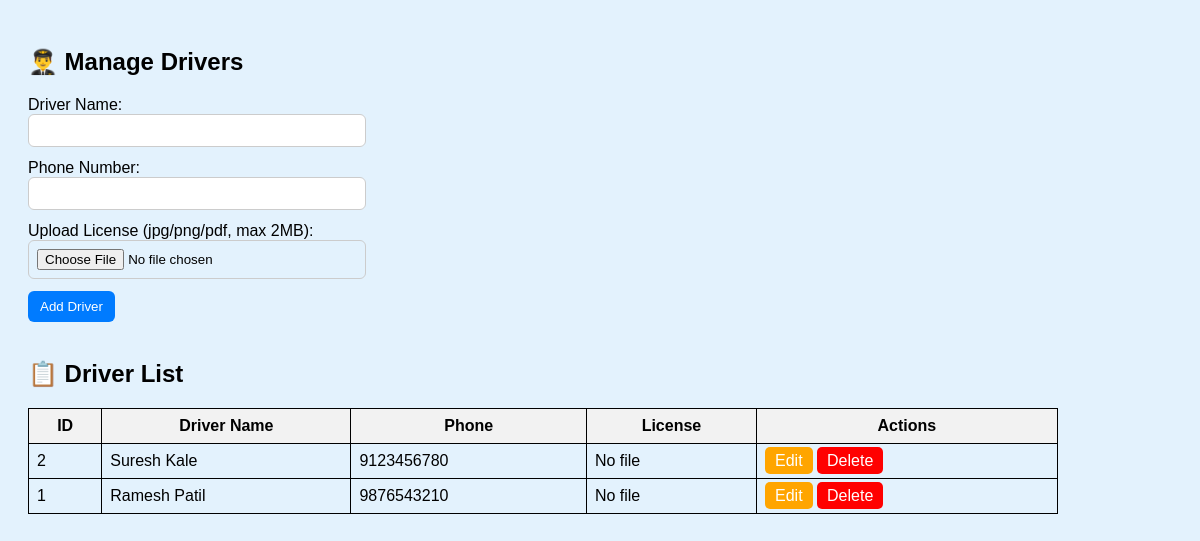
The page /admin/manage_drivers.php on the database its author committed.
### tables this page shows
CREATE TABLE drivers (
    driver_id INT AUTO_INCREMENT PRIMARY KEY,
    name VARCHAR(100),
    phone VARCHAR(15),
    license_number VARCHAR(50)
);

### admin/manage_drivers.php (the view, shortened to what this page needs)
<?php
include '../db_connect.php';
$drivers = $conn->query("SELECT * FROM drivers ORDER BY driver_id DESC")->fetchAll(PDO::FETCH_ASSOC);
$edit_driver = null;
?>
<!DOCTYPE html>
<html>
<head>
</head>
<body>
    <h2>👨‍✈️ Manage Drivers</h2>
    <form method="POST" enctype="multipart/form-data">
        <div class="form-row">
            <label>Driver Name:</label><br>
            <input type="text" name="name" value="<?= htmlspecialchars($edit_driver['name'] ?? '') ?>" required>
        </div>
        <div class="form-row">
            <label>Phone Number:</label><br>
            <input type="text" name="phone" value="<?= htmlspecialchars($edit_driver['phone'] ?? '') ?>" required>
        </div>
        <div class="form-row">
            <label>Upload License (jpg/png/pdf, max 2MB):</label><br>
            <input type="file" name="license">
        </div>
        <button type="submit"><?= isset($edit_driver) ? "Update Driver" : "Add Driver" ?></button>
    </form>
    <br>
    <h2>📋 Driver List</h2>
    <?php if (!empty($drivers)) { ?>
        <table>
            <tr>
                <th>ID</th>
                <th>Driver Name</th>
                <th>Phone</th>
                <th>License</th>
                <th>Actions</th>
            </tr>
            <?php foreach ($drivers as $driver): ?>
            <tr>
                <td><?= htmlspecialchars($driver['driver_id']) ?></td>
                <td><?= htmlspecialchars($driver['name']) ?></td>
                <td><?= htmlspecialchars($driver['phone'] ?? '') ?></td>
                <td>
                    <?php if (!empty($driver['license_file'])): ?>
                        <a href="<?= htmlspecialchars('../' . $driver['license_file']) ?>" target="_blank">View License</a>
                    <?php else: ?>
                        No file
                    <?php endif; ?>
                </td>
                <td>
                    <a class="action-btn edit-btn" href="manage_drivers.php?edit_id=<?= $driver['driver_id'] ?>">Edit</a>
                    <a class="action-btn delete-btn" href="manage_drivers.php?delete_id=<?= $driver['driver_id'] ?>" onclick="return confirm('Are you sure to delete this driver?');">Delete</a>
                </td>
            </tr>
            <?php endforeach; ?>
        </table>
    <?php } else { ?>
        <p>No drivers found.</p>
    <?php } ?>
</body>
</html>

### admin/manage_drivers.php (style rules this page uses)
body { font-family: Arial, sans-serif; background: #e3f2fd; padding: 20px; }
table, th, td { border: 1px solid black; border-collapse: collapse; padding: 8px; }
table { width: 90%; margin-top: 20px; }
th { background-color: #f2f2f2; }
.action-btn { padding: 5px 10px; border-radius: 5px; text-decoration: none; color: white; }
.delete-btn { background-color: red; }
.edit-btn { background-color: orange; }
.form-row { margin-bottom: 12px; }
input[type="text"], input[type="file"] { padding: 8px; border-radius: 6px; border: 1px solid #ccc; width: 320px; }
button { padding: 8px 12px; border-radius: 6px; border: none; background: #007bff; color: white; cursor: pointer; }

### rows shown on the page
drivers: driver_id "2", name "Suresh Kale", phone "9123456780"
drivers: driver_id "1", name "Ramesh Patil", phone "9876543210"
